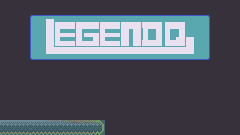

The image is a tile-based game level rendered from a .tmx file. Its description and complete source (layers, tilesets, objects, tile grids) follow:
An orthogonal 16x9 tile map with 15x15 px tiles, 4 tile layers (ground, dialog, title, collisions).

<map version="1.5" tiledversion="1.7.0" orientation="orthogonal" renderorder="right-down" width="16" height="9" tilewidth="15" tileheight="15" infinite="0" backgroundcolor="#37313b" nextlayerid="6" nextobjectid="1">
 <editorsettings>
  <export target="../public/maps/title-screen.tiled.json" format="json" />
 </editorsettings>
 <tileset firstgid="1" name="qq" tilewidth="15" tileheight="15" tilecount="100" columns="10">
  <image source="../art/tilesheet.png" width="150" height="150" />
 </tileset>
 <layer id="1" name="ground" width="16" height="9">
  <data encoding="csv">
0,0,0,0,0,0,0,0,0,0,0,0,0,0,0,0,
0,0,0,0,0,0,0,0,0,0,0,0,0,0,0,0,
0,0,0,0,0,0,0,0,0,0,0,0,0,0,0,0,
0,0,0,0,0,0,0,0,0,0,0,0,0,0,0,0,
0,0,0,0,0,0,0,0,0,0,0,0,0,0,0,0,
0,0,0,0,0,0,0,0,0,0,0,0,0,0,0,0,
0,0,0,0,0,0,0,0,0,0,0,0,0,0,0,0,
0,0,0,0,0,0,0,0,0,0,0,0,0,0,0,0,
1,2,1,3,4,5,6,0,0,0,0,0,0,0,0,0
</data>
 </layer>
 <layer id="4" name="dialog" width="16" height="9">
  <data encoding="csv">
0,0,0,0,0,0,0,0,0,0,0,0,0,0,0,0,
0,0,7,8,8,8,8,8,8,8,8,8,8,2147483655,0,0,
0,0,1610612744,9,9,9,9,9,9,9,9,9,9,2684354568,0,0,
0,0,1073741831,3221225480,3221225480,3221225480,3221225480,3221225480,3221225480,3221225480,3221225480,3221225480,3221225480,3221225479,0,0,
0,0,0,0,0,0,0,0,0,0,0,0,0,0,0,0,
0,0,0,0,0,0,0,0,0,0,0,0,0,0,0,0,
0,0,0,0,0,0,0,0,0,0,0,0,0,0,0,0,
0,0,0,0,0,0,0,0,0,0,0,0,0,0,0,0,
0,0,0,0,0,0,0,0,0,0,0,0,0,0,0,0
</data>
 </layer>
 <layer id="3" name="title" width="16" height="9">
  <data encoding="csv">
0,0,0,0,0,0,0,0,0,0,0,0,0,0,0,0,
0,0,0,11,12,13,14,15,16,17,18,19,20,0,0,0,
0,0,0,21,22,23,24,25,26,27,28,29,30,0,0,0,
0,0,0,31,32,33,34,35,36,37,38,39,40,0,0,0,
0,0,0,0,0,0,0,0,0,0,0,0,0,0,0,0,
0,0,0,0,0,0,0,0,0,0,0,0,0,0,0,0,
0,0,0,0,0,0,0,0,0,0,0,0,0,0,0,0,
0,0,0,0,0,0,0,0,0,0,0,0,0,0,0,0,
0,0,0,0,0,0,0,0,0,0,0,0,0,0,0,0
</data>
 </layer>
 <layer id="5" name="collisions" width="16" height="9" opacity="0.45">
  <data encoding="csv">
0,0,0,0,0,0,0,0,0,0,0,0,0,0,0,0,
0,0,0,0,0,0,0,0,0,0,0,0,0,0,0,0,
0,0,0,0,0,0,0,0,0,0,0,0,0,0,0,0,
0,0,0,0,0,0,0,0,0,0,0,0,0,0,0,0,
0,0,0,0,0,0,0,0,0,0,0,0,0,0,0,0,
0,0,0,0,0,0,0,0,0,0,0,0,0,0,0,0,
0,0,0,0,0,0,0,0,0,0,0,0,0,0,0,0,
0,0,0,0,0,0,0,0,0,0,0,0,0,0,0,0,
9,9,9,9,9,9,9,0,0,0,0,0,0,0,0,0
</data>
 </layer>
</map>